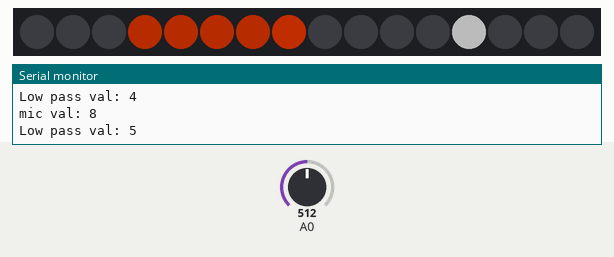
Recording of a sketch running on a simulated ESP8266 (NodeMCU). Parts: 16 RGB LEDs in strip order, left to right, the last lines printed to the serial monitor. The inputs (shaded band) are chosen by the test bench; at power-on: A0 = 512. Dim RGB values are drawn brighter than linear.

Above: at 2.79 s.
2.8 s: A0 set to 716
At 3.89 s:
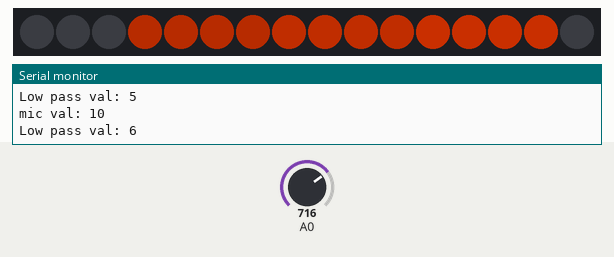
5.4 s: A0 set to 900
At 6.4 s:
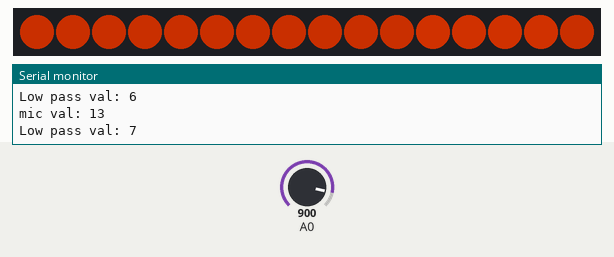
9.2 s: A0 set to 1023
11.1 s: A0 set to 111
At 12.23 s:
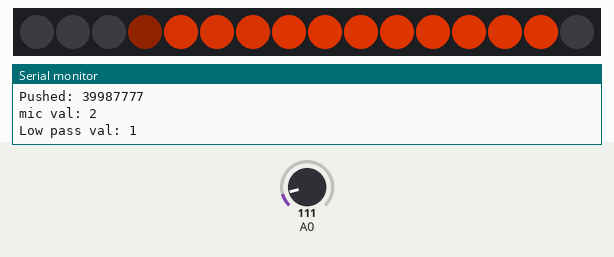
13.6 s: A0 set to 93
At 17.3 s:
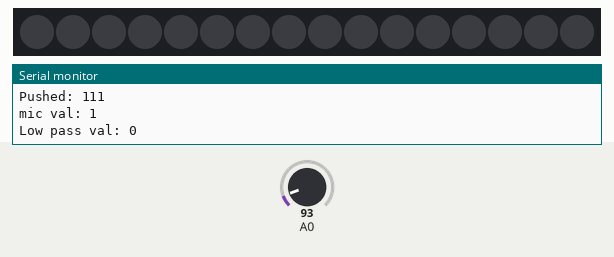

The sketch:

breathing_light2.ino
```cpp
#include <Adafruit_NeoPixel.h>
#include <ESP8266WiFi.h>
#include "config.h"
#include "AdafruitIO_WiFi.h"
#ifdef __AVR__
  #include <avr/power.h>
#endif

/* Neopixel defines */
#define PIN_NEOPIXEL 14
#define NUM_LEDS 16
#define BRIGHTNESS 255

/* Microphone defines */
#define PIN_MIC 0
#define SAMPLEWINDOW 25

#if COOL_BOI==1
#define RX_FEED "breaths.js_breath"
#define TX_FEED "breaths.js_breath"
#else
#define RX_FEED "breaths.as_breath"
#define TX_FEED "breaths.js_breath"
#endif

/* Circular buffer for storing breath values */
#define IO_BUFSIZE 8 // Buffer stored in Adafruit IO
#define RX_BUFSIZE IO_BUFSIZE * 8
uint8_t rx_buf[RX_BUFSIZE];
uint8_t rx_head = 0;
uint8_t rx_tail = 0;
uint8_t tx_buf[IO_BUFSIZE];
uint8_t tx_head = 0;
#define TX_PERIOD 4000/IO_BUFSIZE
unsigned long tx_millis = 0;

uint16_t current_pixel = 0;

int rx_val = 0;
int tx_val = 0;

uint8_t mic_val;

AdafruitIO_WiFi io(IO_USERNAME, IO_KEY, WIFI_SSID, WIFI_PASS);

Adafruit_NeoPixel strip = Adafruit_NeoPixel(NUM_LEDS, PIN_NEOPIXEL, NEO_GRBW + NEO_KHZ800);

AdafruitIO_Feed *rx_breath = io.feed(RX_FEED);
AdafruitIO_Feed *tx_breath = io.feed(TX_FEED);

void setup() {

  strip.setBrightness(BRIGHTNESS);
  strip.begin();
  strip.show(); // Initialize all pixels to 'off'

  Serial.begin(115200);

  Serial.print("Connecting to Adafruit IO");
  io.connect();
  rx_breath -> onMessage(handleMessage);

  uint16_t i = 0;

  while(io.status() < AIO_CONNECTED) {
    Serial.print(".");
    strip.clear();
    strip.setPixelColor(i, strip.Color(0, 0, 0, 75));
    strip.show();
    i = (i+2) % strip.numPixels();
    delay(100);
  }

  Serial.println();
  Serial.println(io.statusText());
  rx_breath -> get();

  tx_millis = millis();
}

void loop() {
  io.run();

  // Once per tx period
  if (millis() - tx_millis > TX_PERIOD) {
    tx_millis = millis();

    mic_val = (sample_mic()/2) + (mic_val/4); // add a discrete low pass filter
    tx_buf[tx_head++] = mic_val;
    tx_head &= IO_BUFSIZE - 1;

    Serial.print("Low pass val: ");
    Serial.println(mic_val);

    if (tx_head == 0) {
      uint32_t tx_cat = 0;
      for (uint8_t i=0; i<IO_BUFSIZE; i++) {
        tx_cat |= (tx_buf[i] & 0x0F) << (i*4);
      }
      tx_breath->save(tx_cat);
      Serial.print("Pushed: ");
      Serial.println(tx_cat,HEX);
    }

    fetch_value();
  }

  tx_val = tx_buf[tx_head-1];

  #if COOL_BOI==1
  strip.setPixelColor(current_pixel, strip.Color(rx_val * 17, (rx_val + tx_val)*4, tx_val * 17));
  #else
  strip.setPixelColor(current_pixel, strip.Color(tx_val * 17, (rx_val + tx_val)*4, rx_val * 17));
  #endif
  strip.show();
  current_pixel = (current_pixel+1) % strip.numPixels();

  delay(50);
}

/* Receive messages from feed and place into rx buffer */
void handleMessage(AdafruitIO_Data *data) {
  uint32_t data_val = data->toUnsignedLong();
  for (int i=0; i<IO_BUFSIZE; i++)
  {
    rx_buf[rx_head++] = (data_val >> (i * 4)) & 0x0F; // Put value in buffer
    rx_head &= RX_BUFSIZE-1; // Wrap head if necessary
  }
  Serial.print("recieved <- Breath: ");
  Serial.println(data_val, HEX);
}

/* Fetch value from rx buffer */
void fetch_value() {
  //if (((rx_tail+1) & (RX_BUFSIZE-1)) != rx_head) { // Prevent overflow
  if (rx_tail != rx_head) {
    rx_val = rx_buf[rx_tail++]; // Fetch value
    rx_tail &= RX_BUFSIZE-1; // Wrap tail index if necessary

    Serial.print("Fetched rx val: ");
    Serial.println(rx_val);
  }
}

/* Retrieve a sample from the microphone */
uint8_t sample_mic() {
  unsigned long startMillis = millis();
  unsigned int peakToPeak = 0;

  unsigned int signalMax = 0;
  unsigned int signalMin = 0;

  unsigned int sample = 0;

  uint8_t val;

  while (millis() - startMillis < SAMPLEWINDOW)
  {
    sample = analogRead(PIN_MIC);
    if (sample < 1024)
    {
      if (sample > signalMax)
      {
        signalMax = sample;
      }
      else if (sample < signalMax)
      {
        signalMin = sample;
      }
    }
  }
  peakToPeak = signalMax - signalMin;
  val = (uint8_t) map(peakToPeak, 0, 1023, 0, 15);
  Serial.print("mic val: ");
  Serial.println(val);

  return val;
}
```

config.h
```cpp
/* Define device ID */
#define COOL_BOI 0 // 0 or 1
#define WARM_HUN !COOL_BOI

/* Adafruit IO Config */
#define IO_USERNAME    "generic_username"
#define IO_KEY         "generic_key"

/* WIFI */
#define WIFI_SSID       "generic_ssid"
#define WIFI_PASS       "generic_pw"
```

Measured:
- the behaviour switches between 103 and 102 on A0 (found by bisection; images 3 and 4)
